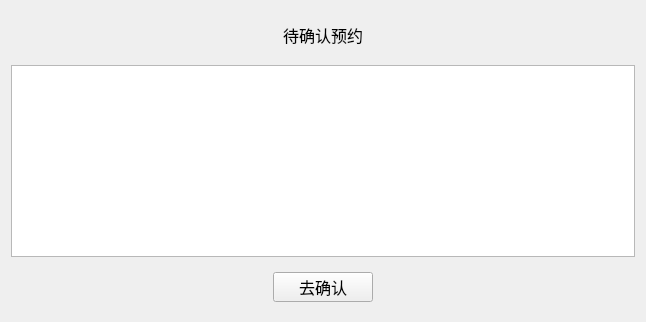
          <widget class="QWidget" name="page">
           <layout class="QVBoxLayout" name="verticalLayout_9">
            <item>
             <widget class="QWidget" name="widget_7" native="true">
              <layout class="QHBoxLayout" name="horizontalLayout_11">
               <item>
                <spacer name="horizontalSpacer_22">
                 <property name="orientation">
                  <enum>Qt::Horizontal</enum>
                 </property>
                 <property name="sizeHint" stdset="0">
                  <size>
                   <width>253</width>
                   <height>20</height>
                  </size>
                 </property>
                </spacer>
               </item>
               <item>
                <widget class="QLabel" name="LBL_Reserve">
                 <property name="minimumSize">
                  <size>
                   <width>100</width>
                   <height>30</height>
                  </size>
                 </property>
                 <property name="maximumSize">
                  <size>
                   <width>100</width>
                   <height>30</height>
                  </size>
                 </property>
                 <property name="font">
                  <font>
                   <pointsize>12</pointsize>
                  </font>
                 </property>
                 <property name="text">
                  <string>待确认预约</string>
                 </property>
                 <property name="alignment">
                  <set>Qt::AlignCenter</set>
                 </property>
                </widget>
               </item>
               <item>
                <spacer name="horizontalSpacer_23">
                 <property name="orientation">
                  <enum>Qt::Horizontal</enum>
                 </property>
                 <property name="sizeHint" stdset="0">
                  <size>
                   <width>253</width>
                   <height>20</height>
                  </size>
                 </property>
                </spacer>
               </item>
              </layout>
             </widget>
            </item>
            <item>
             <widget class="QTableView" name="TBW_Reserve"/>
            </item>
            <item>
             <widget class="QWidget" name="widget_8" native="true">
              <layout class="QHBoxLayout" name="horizontalLayout_12">
               <item>
                <spacer name="horizontalSpacer_24">
                 <property name="orientation">
                  <enum>Qt::Horizontal</enum>
                 </property>
                 <property name="sizeHint" stdset="0">
                  <size>
                   <width>253</width>
                   <height>20</height>
                  </size>
                 </property>
                </spacer>
               </item>
               <item>
                <widget class="QPushButton" name="BTN_ResNext">
                 <property name="minimumSize">
                  <size>
                   <width>100</width>
                   <height>30</height>
                  </size>
                 </property>
                 <property name="maximumSize">
                  <size>
                   <width>100</width>
                   <height>30</height>
                  </size>
                 </property>
                 <property name="font">
                  <font>
                   <pointsize>12</pointsize>
                  </font>
                 </property>
                 <property name="text">
                  <string>去确认</string>
                 </property>
                </widget>
               </item>
               <item>
                <spacer name="horizontalSpacer_25">
                 <property name="orientation">
                  <enum>Qt::Horizontal</enum>
                 </property>
                 <property name="sizeHint" stdset="0">
                  <size>
                   <width>253</width>
                   <height>20</height>
                  </size>
                 </property>
                </spacer>
               </item>
              </layout>
             </widget>
            </item>
           </layout>
          </widget>
